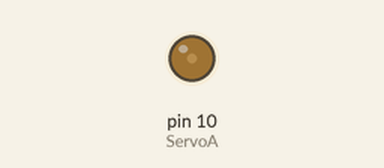
This sketch was run on a simulated Arduino Uno, built with avr-gcc and run on an emulated ATmega328P. Shown: output pins drawn as LEDs (lit = HIGH). What the sketch prints to the serial monitor is not drawn.

Above: at 0.05 s.
At 0.45 s:
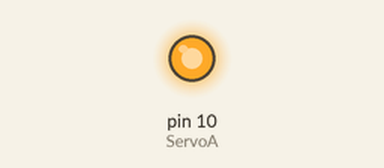
At 0.8 s:
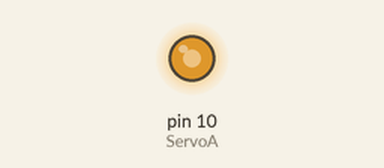
Timing chart, 0 to 3.0 s (numbered marks = the images above):
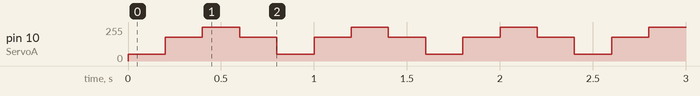

The sketch:

Servo_Base_Code_1_PWM.ino
```cpp
// To control the servo with a frequency of 0.2Hz the period ought ot be 1/0.2 = 5 seconds
// 5/360 gives a delay of 0.0139 seconds between servo writes

int ServoA = 10;


void setup() {
  Serial.begin(9600);
  Serial.println("Begin");
  pinMode(ServoA, OUTPUT);
}

void loop() {
// Testing the bounds of the
  analogWrite(ServoA, 50);
  delay(200);

  analogWrite(ServoA, 180);
  delay(200);

  analogWrite(ServoA, 254);
  delay(200);

  analogWrite(ServoA, 180);
  delay(200);

}
```

Measured:
- by itself, pin 10 (ServoA): repeats every 0.80 s: 180/255 0.20 s, 254/255 0.20 s, 180/255 0.20 s, 50/255 0.20 s
